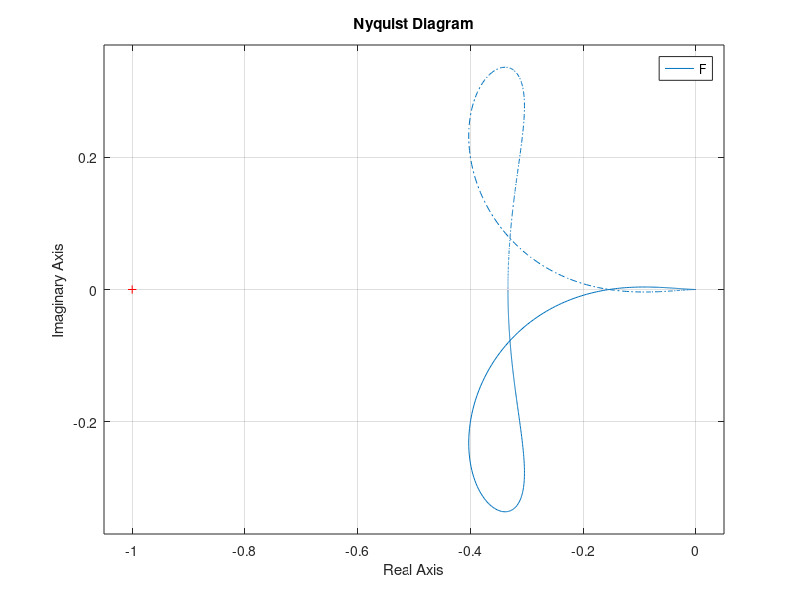
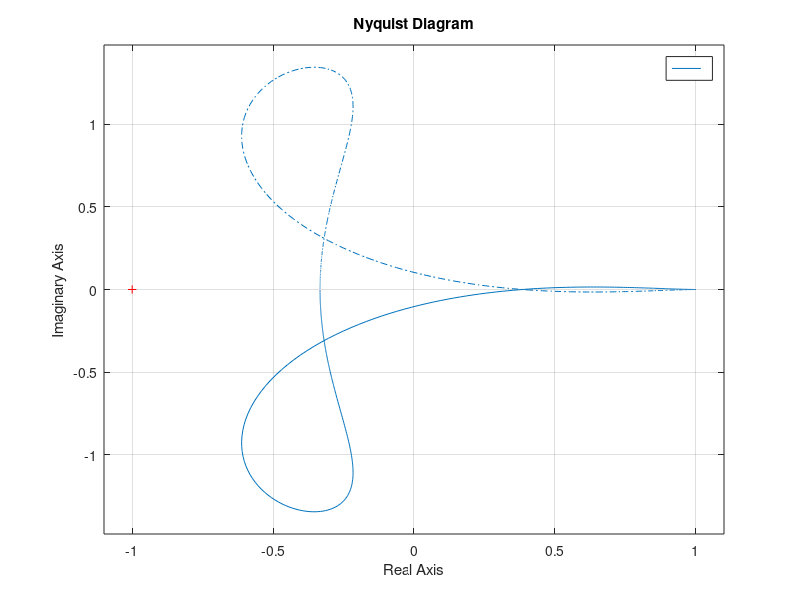

These figures' MATLAB source, in order: (Note: this script raises an error after producing the figures.)
%% %%%%%%%%%%%%%%%% E Lecture 14 %%%%%%%%%%%%%%%%%%%
clear all; close all; clc
%% ================== Introduction ===================
close all;clc;
s=tf('s');
F=1/2*(s+1/2)/((s-3/4)*(s^2+s+1));
figure()
nyquist(F)
H=2*(s+1/2)/((s-3/4)*(s^2+s+1));
zpk(H)
figure()
nyquist(H+1)
H1=zpk(feedback(H,1))

%% ================  Tuning with Bode  ===================
close all;clear all; clc;
s=tf('s');
J=5000;
l1=1;
l2=1.5;
D=200;
T=10000;
K=[1, 0.1, 0.01];
for i=1:3
  H1(i)=K(i)*(1+3*s);
  H2(i)=4/(4+3*s+s^2);
  H3(i)=(l2*T/J)/(s^2-D*l1/J);
  sys(i)=H1(i)*H2(i)*H3(i);
  a=subplot(1,3,i)
  margin(sys(i))
end
Ho=sys(1);
%% ==================== Tuning with Nyquist =====================
pole(Ho)        % Check for poles, one unstable pole
nyquist(sys)
% Check closed loop with K=0.045
figure()
step(feedback(Ho*0.045,1))
theta=step(feedback(Ho*0.045,1));
theta(end)
figure()
bode(Ho*0.045)
%% =========== Rocket differential equation ================
Hsys=Ho;
freq1=0.005; %tau=200   Lag
freq2=0.05;     % tau =20   Lead
Glag=((s+freq2)/(s+freq1));
sisotool(Glag*Hsys)
